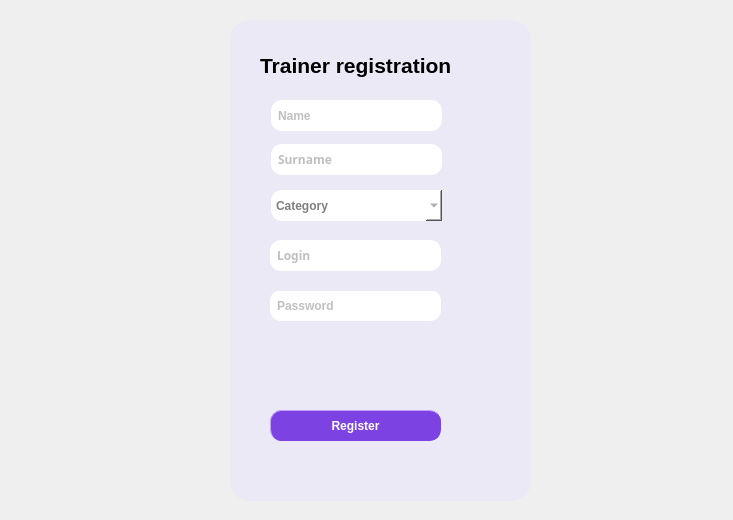
<?xml version="1.0" encoding="UTF-8"?>
<ui version="4.0">
 <class>Trainer_registration_windowClass</class>
 <widget class="QDialog" name="Trainer_registration_windowClass">
  <property name="geometry">
   <rect>
    <x>0</x>
    <y>0</y>
    <width>733</width>
    <height>520</height>
   </rect>
  </property>
  <property name="windowTitle">
   <string>Trainer_registration_window</string>
  </property>
  <property name="styleSheet">
   <string notr="true"/>
  </property>
  <widget class="QWidget" name="widget" native="true">
   <property name="geometry">
    <rect>
     <x>230</x>
     <y>20</y>
     <width>301</width>
     <height>481</height>
    </rect>
   </property>
   <property name="styleSheet">
    <string notr="true">background: #EBE9F5;
border-radius: 20px;

</string>
   </property>
   <widget class="QLabel" name="password_status_tr">
    <property name="geometry">
     <rect>
      <x>40</x>
      <y>310</y>
      <width>231</width>
      <height>71</height>
     </rect>
    </property>
    <property name="font">
     <font>
      <family>Segoe UI</family>
      <pointsize>7</pointsize>
      <bold>true</bold>
     </font>
    </property>
    <property name="styleSheet">
     <string notr="true">color:red</string>
    </property>
    <property name="text">
     <string/>
    </property>
   </widget>
   <widget class="QLineEdit" name="name_input_tr">
    <property name="geometry">
     <rect>
      <x>41</x>
      <y>80</y>
      <width>171</width>
      <height>31</height>
     </rect>
    </property>
    <property name="font">
     <font>
      <family>Segoe UI</family>
      <bold>true</bold>
     </font>
    </property>
    <property name="styleSheet">
     <string notr="true">border-radius: 11px;
border-width: 1px;
background-color: #FFFFFF;
color: #7F7F7F;
padding: 5px;</string>
    </property>
    <property name="placeholderText">
     <string>Name</string>
    </property>
   </widget>
   <widget class="QLineEdit" name="password_input_tr">
    <property name="geometry">
     <rect>
      <x>40</x>
      <y>270</y>
      <width>171</width>
      <height>31</height>
     </rect>
    </property>
    <property name="font">
     <font>
      <family>Segoe UI</family>
      <bold>true</bold>
     </font>
    </property>
    <property name="styleSheet">
     <string notr="true">border-radius: 11px;
border-width: 1px;
background-color: #FFFFFF;
color: #7F7F7F;
padding: 5px;</string>
    </property>
    <property name="placeholderText">
     <string>Password</string>
    </property>
   </widget>
   <widget class="QToolButton" name="register_button_tr">
    <property name="geometry">
     <rect>
      <x>40</x>
      <y>390</y>
      <width>171</width>
      <height>31</height>
     </rect>
    </property>
    <property name="font">
     <font>
      <family>Segoe UI</family>
      <bold>true</bold>
     </font>
    </property>
    <property name="styleSheet">
     <string notr="true">border-style: outset ; 
border-radius: 11px;
border-color:  #7D43E2;
border-width: 1px;
background-color: #7D43E2;
color: #FFFFFF;</string>
    </property>
    <property name="text">
     <string>Register</string>
    </property>
   </widget>
   <widget class="QLabel" name="login_status_tr">
    <property name="geometry">
     <rect>
      <x>40</x>
      <y>250</y>
      <width>181</width>
      <height>21</height>
     </rect>
    </property>
    <property name="font">
     <font>
      <family>Source Code Pro</family>
      <pointsize>7</pointsize>
      <bold>true</bold>
     </font>
    </property>
    <property name="styleSheet">
     <string notr="true">color:red
</string>
    </property>
    <property name="text">
     <string/>
    </property>
   </widget>
   <widget class="QComboBox" name="categoryCombo_tr">
    <property name="geometry">
     <rect>
      <x>41</x>
      <y>170</y>
      <width>171</width>
      <height>31</height>
     </rect>
    </property>
    <property name="font">
     <font>
      <family>Segoe UI</family>
      <bold>true</bold>
     </font>
    </property>
    <property name="autoFillBackground">
     <bool>false</bool>
    </property>
    <property name="styleSheet">
     <string notr="true">border-radius: 11px;
border-width: 1px;
background-color: #FFFFFF;
color: #7F7F7F;
padding: 5px;</string>
    </property>
    <property name="editable">
     <bool>false</bool>
    </property>
    <property name="currentText">
     <string/>
    </property>
    <property name="insertPolicy">
     <enum>QComboBox::InsertAfterCurrent</enum>
    </property>
    <property name="placeholderText">
     <string>Category</string>
    </property>
    <property name="duplicatesEnabled">
     <bool>false</bool>
    </property>
    <property name="frame">
     <bool>true</bool>
    </property>
    <item>
     <property name="text">
      <string>Fitnnes</string>
     </property>
    </item>
    <item>
     <property name="text">
      <string>Body_building</string>
     </property>
    </item>
   </widget>
   <widget class="QLineEdit" name="login_input_tr">
    <property name="geometry">
     <rect>
      <x>40</x>
      <y>220</y>
      <width>171</width>
      <height>31</height>
     </rect>
    </property>
    <property name="font">
     <font>
      <family>Source Code Pro</family>
      <bold>true</bold>
     </font>
    </property>
    <property name="styleSheet">
     <string notr="true">border-radius: 11px;
border-width: 1px;
background-color: #FFFFFF;
color: #7F7F7F;
padding: 5px;</string>
    </property>
    <property name="placeholderText">
     <string>Login</string>
    </property>
   </widget>
   <widget class="QLineEdit" name="surname_input_tr">
    <property name="geometry">
     <rect>
      <x>41</x>
      <y>124</y>
      <width>171</width>
      <height>31</height>
     </rect>
    </property>
    <property name="font">
     <font>
      <family>Source Code Pro</family>
      <bold>true</bold>
     </font>
    </property>
    <property name="styleSheet">
     <string notr="true">border-radius: 11px;
border-width: 1px;
background-color: #FFFFFF;
color: #7F7F7F;
padding: 5px;</string>
    </property>
    <property name="placeholderText">
     <string>Surname</string>
    </property>
   </widget>
   <widget class="QLabel" name="surname_label_alert_tr">
    <property name="geometry">
     <rect>
      <x>230</x>
      <y>130</y>
      <width>17</width>
      <height>17</height>
     </rect>
    </property>
    <property name="text">
     <string/>
    </property>
   </widget>
   <widget class="QLabel" name="name_label_alert_tr">
    <property name="geometry">
     <rect>
      <x>230</x>
      <y>90</y>
      <width>17</width>
      <height>17</height>
     </rect>
    </property>
    <property name="text">
     <string/>
    </property>
   </widget>
   <widget class="QLabel" name="password_label_alert_tr">
    <property name="geometry">
     <rect>
      <x>230</x>
      <y>280</y>
      <width>17</width>
      <height>17</height>
     </rect>
    </property>
    <property name="text">
     <string/>
    </property>
   </widget>
   <widget class="QLabel" name="login_label_alert_tr">
    <property name="geometry">
     <rect>
      <x>230</x>
      <y>230</y>
      <width>17</width>
      <height>17</height>
     </rect>
    </property>
    <property name="text">
     <string/>
    </property>
   </widget>
   <widget class="QLabel" name="label_6">
    <property name="geometry">
     <rect>
      <x>30</x>
      <y>20</y>
      <width>231</width>
      <height>51</height>
     </rect>
    </property>
    <property name="font">
     <font>
      <family>Segoe UI</family>
      <pointsize>16</pointsize>
      <bold>true</bold>
     </font>
    </property>
    <property name="text">
     <string>Trainer registration</string>
    </property>
   </widget>
  </widget>
  <widget class="QWidget" name="widget_2" native="true">
   <property name="geometry">
    <rect>
     <x>0</x>
     <y>0</y>
     <width>791</width>
     <height>531</height>
    </rect>
   </property>
   <property name="styleSheet">
    <string notr="true">border-image: url(C:/Users/youssef albali/OneDrive/Desktop/SEM4/CP4/0f2c9051-gr12-repo/Project/GymAppQt/background.png)</string>
   </property>
  </widget>
  <zorder>widget_2</zorder>
  <zorder>widget</zorder>
 </widget>
 <layoutdefault spacing="6" margin="11"/>
 <resources/>
 <connections/>
</ui>
